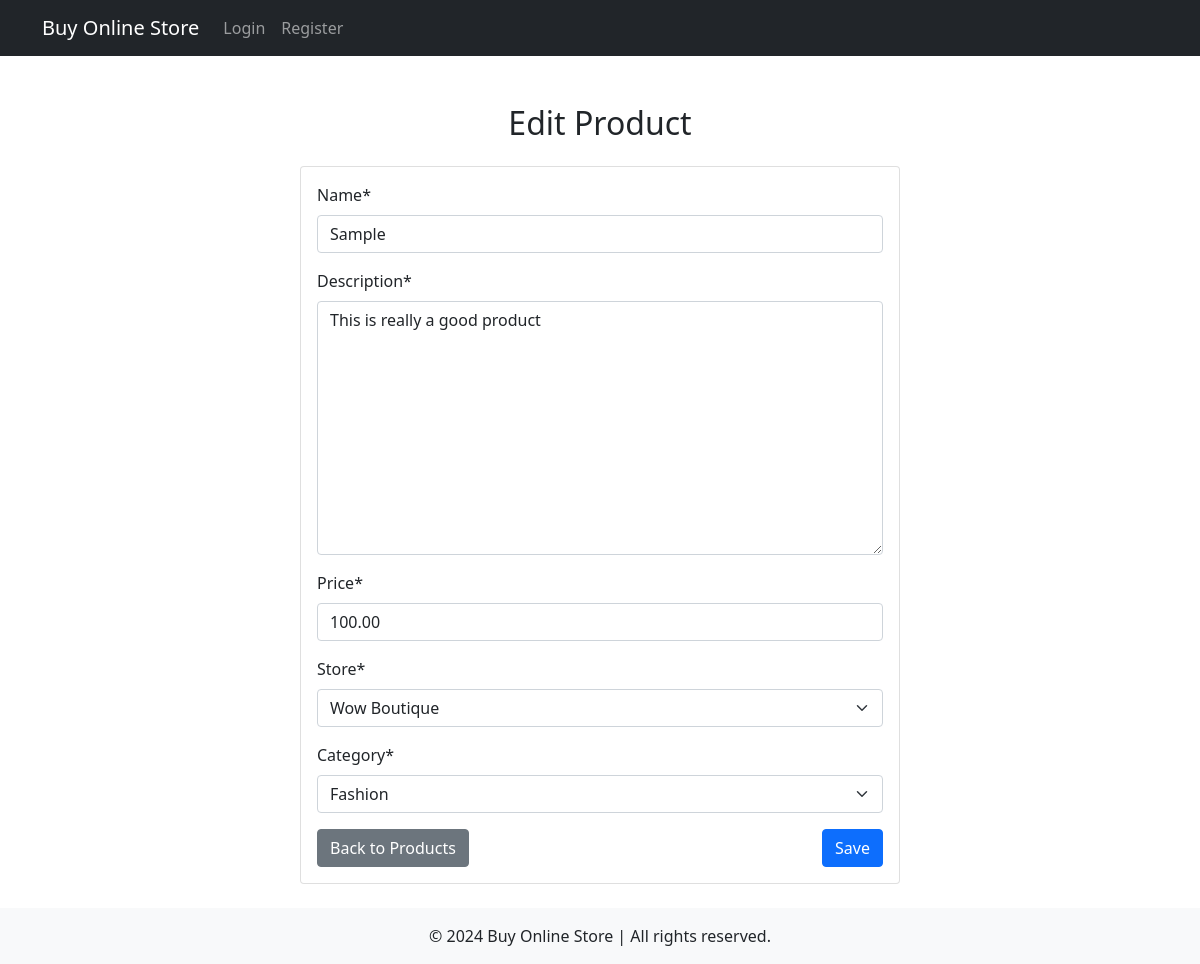
The app's page /products/update/1/ with its own data.
### products/models.py (models this page shows, shortened)
class Product(models.Model):
    name = models.CharField(max_length=255)
    description = models.TextField()
    price = models.DecimalField(max_digits=10, decimal_places=2)
    store = models.ForeignKey(Store, on_delete=models.CASCADE, related_name='products')  # Link to the Store model
    category = models.ForeignKey(Category, on_delete=models.CASCADE)
    image = models.ImageField(upload_to='products/', blank=True, null=True)  # Field for product image
    created_at = models.DateTimeField(auto_now_add=True)
    updated_at = models.DateTimeField(auto_now=True)

class Category(models.Model):
    name = models.CharField(max_length=255)
    def __str__(self):
        return self.name

### products/views.py (the view)
# urls.py: path('update/<int:product_id>/', views.update, name='update'),
def update(request, product_id):
    product = get_object_or_404(Product, id=product_id)  # Get the product or return 404
    if request.method == 'POST':
        form = ProductForm(request.POST, instance=product)  # Create a form instance with the existing product
        if form.is_valid():
            form.save()  # Save the updated product to the database
            messages.success(request, 'Product updated successfully!')
            return redirect('detail', product_id=product.id)  # Redirect to the product detail page
    else:
        form = ProductForm(instance=product)  # Fill the form with the existing product data
    return render(request, 'products/edit_form.html', {'form': form, 'product': product})

### products/forms.py
class ProductForm(forms.ModelForm):
    class Meta:
        model = Product
        fields = ['name', 'description', 'price', 'store', 'category']

### accounts/models.py (called while the page is built)
    def __str__(self):
        return self.storeName

### products/templates/products/edit_form.html (shortened to what this page needs)
{% extends 'base.html' %}
{% load crispy_forms_filters %}
{% block content %}
<div class="container mt-5">
    <h2 class="text-center mb-4">{{ form.instance.id|yesno:"Edit,Add" }} Product</h2>
    <div class="card mx-auto" style="max-width: 600px;">
        <div class="card-body">
            <form method="POST">
                <div class="mb-3">
                    {{ form|crispy }}
                </div>
                <div class="d-flex justify-content-between">
                    <a href="{% url 'all_products' %}" class="btn btn-secondary">Back to Products</a>
                    <button type="submit" class="btn btn-primary">Save</button>
                </div>
            </form>
        </div>
    </div>
</div>
{% endblock %}

### records on screen
Product: instance.id "Edit", name "Sample", description "This is really a good product", price "100.00", store "Wow Boutique", category "Fashion"
